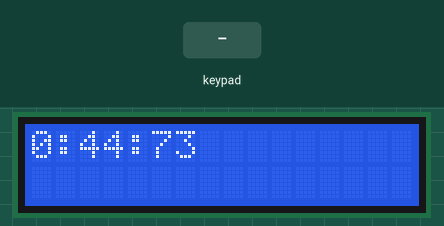
The sketch below on a simulated Arduino Uno, built with avr-gcc and run on an emulated ATmega328P. On the bench: 16×2 character LCD. The inputs (shaded band) are chosen by the test bench. What the sketch prints to the serial monitor is not drawn.

Above: at 0.52 s.
At 1.2 s:
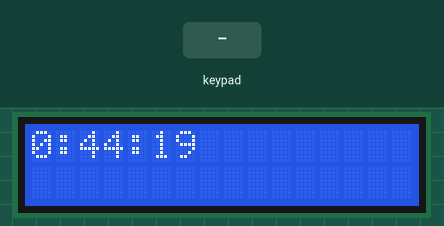
1.3 s: keypad keys 7 3 5 5 6 0 8 pressed 0.4 s apart
At 1.44 s:
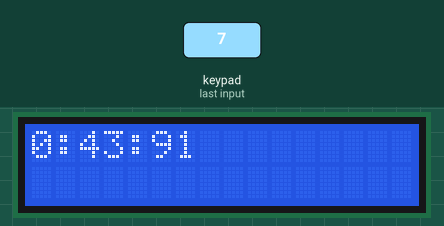

The sketch:

C4.ino
```cpp
#include <LiquidCrystal_I2C.h>
#include <Wire.h>
#include <Keypad.h>
//Liquid Crystal IC2, change to your settings
LiquidCrystal_I2C lcd(0x27,16,2);


char* password = "7355608";
//Password

int mins = 00;
int sec = 45;
int milisecs = 000;
//Time in minutes, seconds and milliseconds
bool armed = true;
bool detonated = false;

const byte ROWS = 4; //four rows
const byte COLS = 3; //three columns
char keys[ROWS][COLS] = {
  {'1','2','3'},
  {'4','5','6'},
  {'7','8','9'},
  {'*','0','#'}
};
//The keypad is connected from left to right, digitalpin 10 to 4

byte rowPins[ROWS] = {9, 4, 5, 7}; //connect to the row pinouts of the keypad
byte colPins[COLS] = {8, 10, 6};    //connect to the column pinouts of the keypad
int position = 0;
Keypad keypad = Keypad(makeKeymap(keys), rowPins, colPins, ROWS, COLS );

void setup() {
  // put your setup code here, to run once:
Serial.begin(9600);
position = 0;
lcd.init();
lcd.backlight();
lcd.setCursor(0, 0);

}

void loop() {
  // put your main code here, to run repeatedly:
//Get the pressed key and store it as a char key
char key = keypad.getKey();
//Do nothing if nothing is pressed
if(key != NO_KEY){

}
//If you press the wrong button, start again
if(key != NO_KEY){
  if(key != password[position]){
    position = 0;
  }
}
//If you press the correct button you advance
if (key == password[position]){
  position = position + 1;
}
if(position == 7) //Numbers in the password
{
//What to do if the position is correct
  Serial.println("Riktig");
  //To prevent the code from running again
  position = position + 1;
  armed = true;
}

if(armed == false){
//If the bomb is off, do this
//This is just for show, it shows stars and numbers like in counter strike
if(position == 0){
  Serial.println("*******");
  lcd.clear();
  lcd.print("*******");
}
if(position == 1){
  Serial.println("******7");
  lcd.clear();
  lcd.print("******7");
}
if(position == 2){
  Serial.println("*****73");
  lcd.clear();
  lcd.print("*****73");
}
if(position == 3){
  Serial.println("****735");
  lcd.clear();
  lcd.print("****735");
}
if(position == 4){
  Serial.println("***7355");
  lcd.clear();
  lcd.print("***7355");
}
if(position == 5){
  Serial.println("**73556");
  lcd.clear();
  lcd.print("**73556");
}
if(position == 6){
  Serial.println("*735560");
  lcd.clear();
  lcd.print("*735560");
}
if(position == 7){
  Serial.println("7355608");
  lcd.clear();
  lcd.print("7355608");
}
}


//Countdown starts when the bomb is armed
if(sec == 0 && milisecs == 00 && mins != 0){
  mins = mins - 1;
  sec = 60;
}
if(milisecs == 0 && sec != 0){
  sec = sec - 1;
  milisecs = 100;
}
if(armed == true){
  milisecs = milisecs - 1;
  delay(1);
}
//If the bomb is armed
//Here
  if(armed == true){
//If there's under a minute left,
  if(mins == 0){
  Serial.print("00");
  Serial.print(":");
  Serial.print(sec);
  Serial.print(":");
  Serial.println(milisecs);

  //Write the time left to the LCD screen

  lcd.clear();
  String Separator = ":";
  String Print = mins + Separator + sec + Separator + milisecs;
  lcd.print(Print);
  }
  //If there's more than a minute left, display time as well
  else if(mins > 0){
  Serial.print(mins);
  Serial.print(":");
  Serial.print(sec);
  Serial.print(":");
  Serial.println(milisecs);

  lcd.clear();
  String Separator = ":";
  String Print = mins + Separator + sec + Separator + milisecs;
  lcd.print(Print);
  }
}
//When the countdown is completed
if(mins == 0 && sec == 0 && milisecs == 0){
  Detonate();
  armed = false;
  }
}

//This is what it does when it detonates
void Detonate(){
  Serial.println("Bang");
  detonated = false;
  lcd.clear();
  lcd.print("Bang!");
}
```
